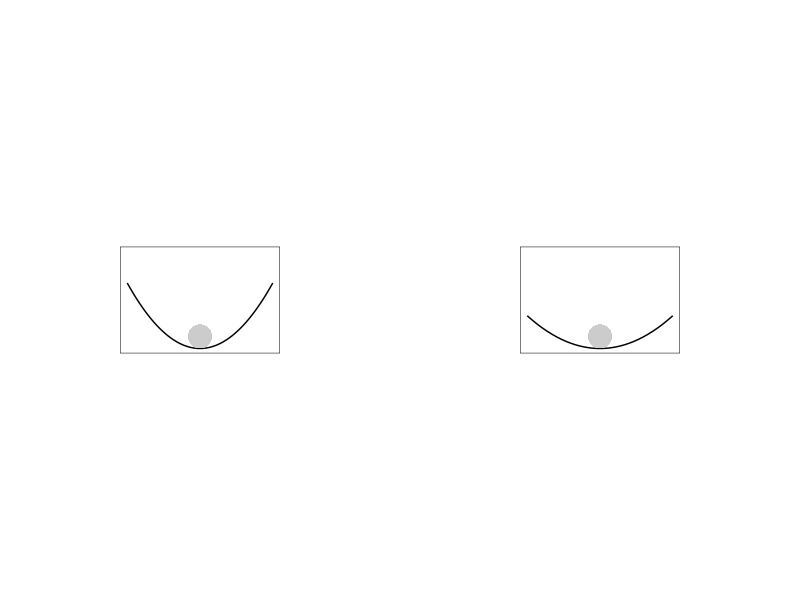
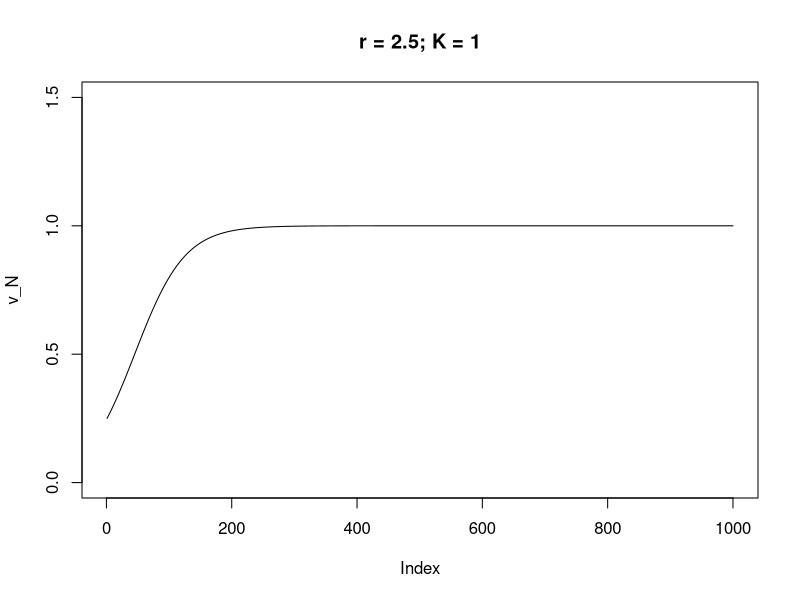
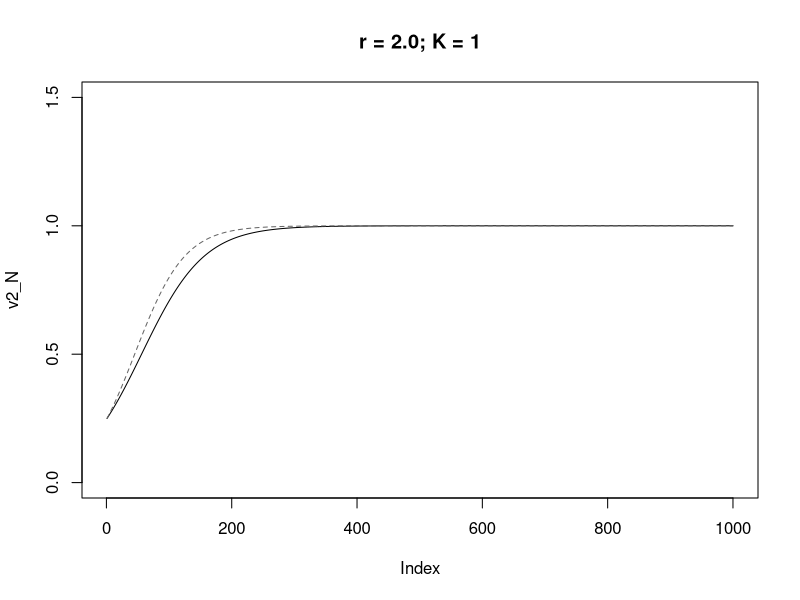
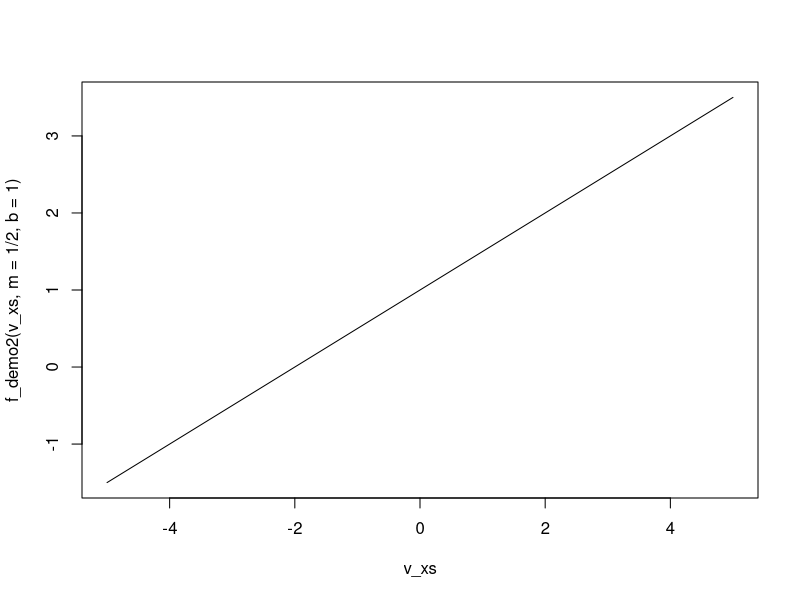
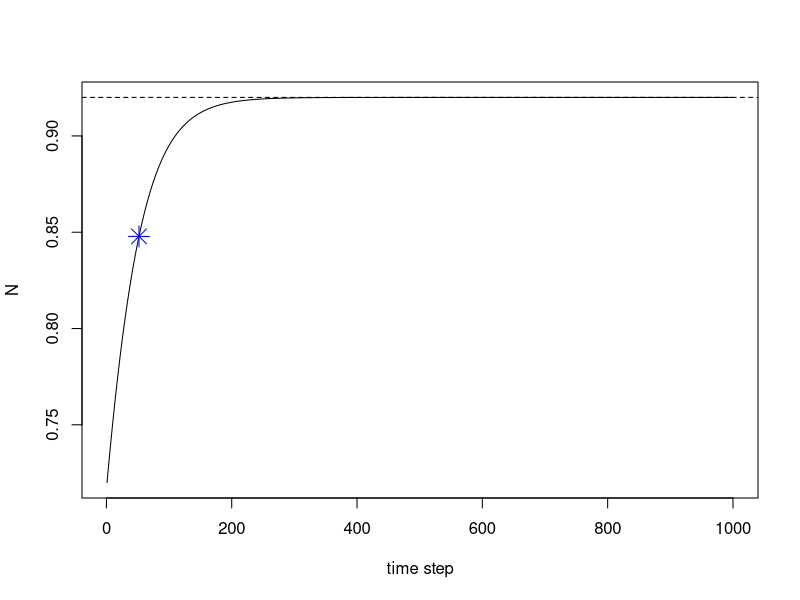
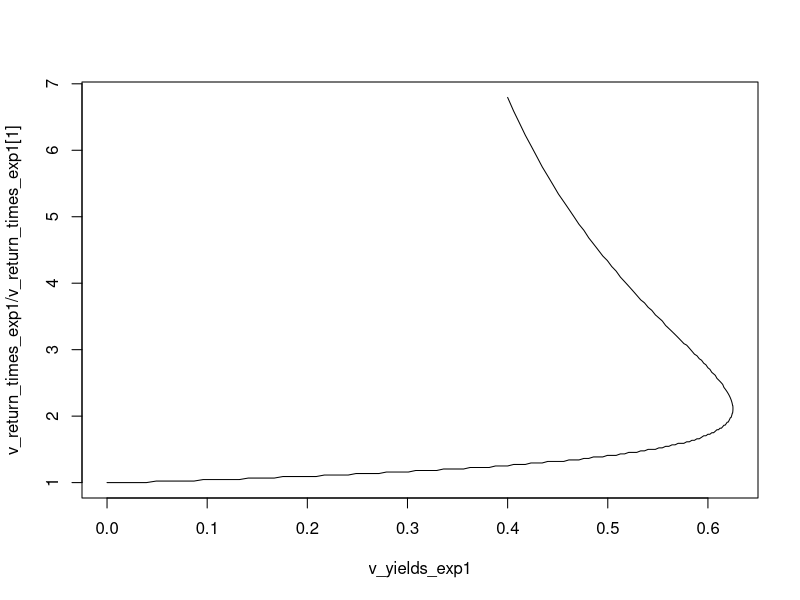
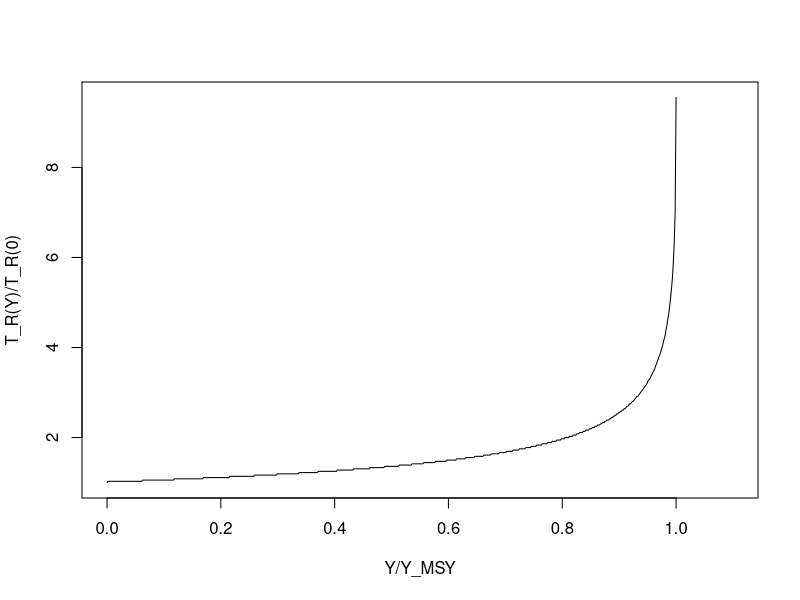

Here is the R script that generated these plots, in order:
## ---- chunk 1
knitr::opts_chunk$set(echo = TRUE)
library(bookdown)
## ---- chunk 2
require(ggplot2)
f_valley_1 <- function(x) {.3 * (x-3)^2 }
df_valley_1 <- data.frame(x = seq(0,6,by=0.01),y = f_valley_1(seq(0,6,by=0.01)))

f_valley_2 <- function(x) {.15 * (x-3)^2 }
df_valley_2 <- data.frame(x = seq(0,6,by=0.01),y = f_valley_2(seq(0,6,by=0.01)))


g1 <- ggplot(df_valley_1,aes(x=x,y=y)) + geom_line() +  
  ggforce::geom_circle(aes(x0=3,y0=0.5,r=0.5),fill="grey80",lwd=0,inherit.aes = FALSE) + coord_fixed(1,xlim = c(0,6),ylim=c(0,4)) +
 theme_void() + theme(panel.border= element_rect(fill = NA))


g2 <- ggplot(df_valley_2,aes(x=x,y=y)) + geom_line() +  
  ggforce::geom_circle(aes(x0=3,y0=0.5,r=0.5),fill="grey80",lwd=0,inherit.aes = FALSE) + coord_fixed(1,xlim = c(0,6),ylim=c(0,4)) + 
  theme_void() + theme(panel.border= element_rect(fill = NA))
 # annotation_custom(grob=grid::circleGrob(r=unit(0.5,"native")), xmin=2.5, ymin=0)

# gridExtra::grid.arrange(g1,g2,nrow=1,)
cowplot::plot_grid(g1, g2, align = "h",axis="b",scale = 0.4)
## ---- chunk 3
r_ <- 2.5
K_ <- 1
N_0_ <- K_*.25

dt <- 0.01

v_N <- vector(length=10/dt)
v_N[1] <- N_0_

for(index in 2:length(v_N)){
  N_i_ <- v_N[index-1]
  v_N[index] <- N_i_ + dt*((r_ * N_i_)*(1 - N_i_ / K_))
}

plot(v_N,type='l',ylim = c(0,1.5),main="r = 2.5; K = 1")
## ---- chunk 4
r_ <- 2.0
K_ <- 1
N_0_ <- K_*.25

dt <- 0.01

v2_N <- vector(length=10/dt)
v2_N[1] <- N_0_

for(index in 2:length(v_N)){
  N_i_ <- v2_N[index-1]
  v2_N[index] <- N_i_ + dt*((r_ * N_i_)*(1 - N_i_ / K_))
}

plot(v2_N,type='l',ylim = c(0,1.5),main="r = 2.0; K = 1")
lines(v_N,col="grey40",lty=2)
## ---- chunk 5
f_demo <- function(x){
  y = x+1
  return(y)
}
## ---- chunk 6
f_demo(1)
## ---- chunk 7
f_demo(5)
## ---- chunk 8
f_demo(1.5)
## ---- chunk 9
f_demo(c(1,5,1.5))
## ---- chunk 10
f_demo2 <- function(x,m,b){
  y = m*x+b
  return(y)
}
## ---- chunk 11
v_xs <- seq(-5,5,by=0.01)
plot(v_xs,f_demo2(v_xs,m=1/2,b=1),type='l')
## ---- chunk 12
dNdt_BM_logistic_CE <- function(N,r_,K_,Effort) {((r_ * N)*(1 - N / K_) - N*Effort)}

f_sim_BM_logistic_CE <- function(N_0,Effort=0,r_=2.5,K_=1,time_to_stop=10){
  
  dt <- 0.01
  
  v_N <- vector(length=time_to_stop/dt)
  v_N[1] <- N_0
  
  for(iter_i in 2:length(v_N)){
    N_i <- v_N[iter_i-1]
    v_N[iter_i] <- N_i + dt*dNdt_BM_logistic_CE(N_i,r_,K_,Effort)
  } # for(iter)
  
  return(v_N)
}
## ---- chunk 13
f_N_equil_E <- function(Effort,r,K){ K * (1 - Effort/r)}

delta_N_test1 <- 0.2
r_test1 <- 2.5
K_test1 <- 1

E_test1 <- 0.2

N_equil_test1 <- f_N_equil_E(E_test1,r_test1,K_test1)
N_0_test1 <- N_equil_test1 - delta_N_test1

v_N_test1 <- f_sim_BM_logistic_CE(N_0_test1,Effort=E_test1,r_ = r_test1,K_ = K_test1)
## ---- chunk 14
return_time_test1 <- min(which(abs(v_N_test1 - N_equil_test1) < delta_N_test1 / exp(1)))
## ---- chunk 15
plot(v_N_test1,xlab = "time step",ylab="N",type='l')
abline(h=N_equil_test1,lty=2)
points(return_time_test1,v_N_test1[return_time_test1],pch=8,cex=2,col="blue")
## ---- chunk 16
f_N_equil_E <- function(Effort,r,K){ K * (1 - Effort/r)}

f_sim_return_time_CE <- function(delta_N,Effort,r_=2.5,K_=1){
  
  N_equil <- f_N_equil_E(Effort,r_,K_)
  N_0 <- N_equil - delta_N
  
  v_N <- f_sim_BM_logistic_CE(N_0,Effort=Effort,r_ = r_,K_ = K_)
  return_time <- min(which(abs(v_N - N_equil) < delta_N / exp(1)))
  return(return_time)
}
## ---- chunk 17
r_exp1 <- 2.5
K_exp1 <- 1

list_of_efforts <- seq(0,2,by=0.01)

v_return_times_exp1 <- vector()
v_yields_exp1 <- vector()

for(E_i in list_of_efforts){
  
  N_equil_E_i <- f_N_equil_E(E_i,r_exp1,K_exp1)
  return_time_E_i <- f_sim_return_time_CE(delta_N = 0.1,Effort = E_i,r_ = r_exp1,K_=K_exp1)
  
  v_yields_exp1 <- c(v_yields_exp1, N_equil_E_i * E_i)
  v_return_times_exp1 <- c(v_return_times_exp1,return_time_E_i)
  
}

plot(v_yields_exp1,v_return_times_exp1/v_return_times_exp1[1],type='l')
## ---- chunk 18
f_sim_BM_logistic_CY <- function(N_0,Yield=0,r_=2.5,K_=1,time_to_stop=100){

  dt <- 0.01
  
  v_N <- vector(length=time_to_stop/dt)
  v_N[1] <- N_0
  
  for(index in 2:length(v_N)){
    N_i_ <- v_N[index-1]
    v_N[index] <- N_i_ + dt*((r_ * N_i_)*(1 - N_i_ / K_) - Yield)
  }
  
  return(v_N)
  
}

f_N_equil_Y <- function(Yield,r,K){ K/2 * (1 + sqrt(1 - 4*Yield/(r*K)))}

f_sim_return_time_CY <- function(delta_N,Yield,r_=2.5,K_=1){
  
  N_equil <- f_N_equil_Y(Yield,r_,K_)
  N_0 <- N_equil + delta_N
  
  v_N <- f_sim_BM_logistic_CY(N_0,Yield=Yield,r_ = r_,K_ = K_)
  return_time <- min(which(abs(v_N - N_equil) < delta_N / exp(1)))
  return(return_time)
}

r_exp2 <- 2.5
K_exp2 <- 1

list_of_yields <- seq(0,1,by=0.001)

v_return_times_exp2 <- vector()
v_yields_exp2 <- vector()

for(Y_i in list_of_yields){
  
  N_equil_Y_i <- f_N_equil_Y(Y_i,r_exp2,K_exp2)
  return_time_Y_i <- f_sim_return_time_CY(delta_N = 0.2,Yield = Y_i,r_ = r_exp2,K_=K_exp2)
  
  v_yields_exp2 <- c(v_yields_exp2, Y_i)
  v_return_times_exp2 <- c(v_return_times_exp2,return_time_Y_i)
  
}

plot(v_yields_exp2/(r_exp2*K_exp2/4),v_return_times_exp2/v_return_times_exp2[1],type='l',xlab="Y/Y_MSY",ylab="T_R(Y)/T_R(0)",xlim=c(0,1.1))
